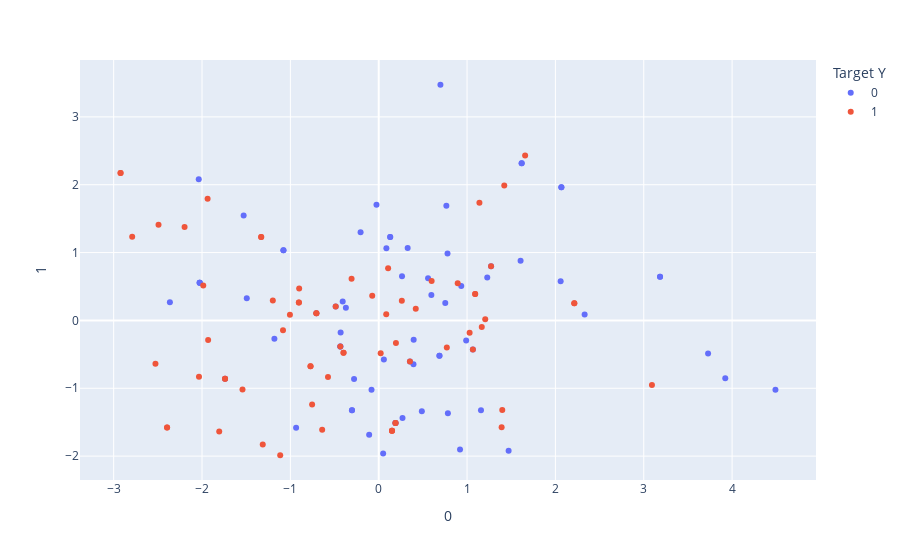

Notebook source saved alongside this figure:
### Code cell
# 2D PCA Scatter Plot
import plotly.express as px
from sklearn.decomposition import PCA

oversample = SMOTE()
X_balanced, y_balanced = oversample.fit_resample(survey_df.drop("Y", axis=1), survey_df["Y"].astype('category'))

pca = PCA(n_components=2)
components = pca.fit_transform(X_balanced)

fig = px.scatter(components, x=0, y=1, color=y_balanced, labels={"color": "Target Y"})
fig.show()
